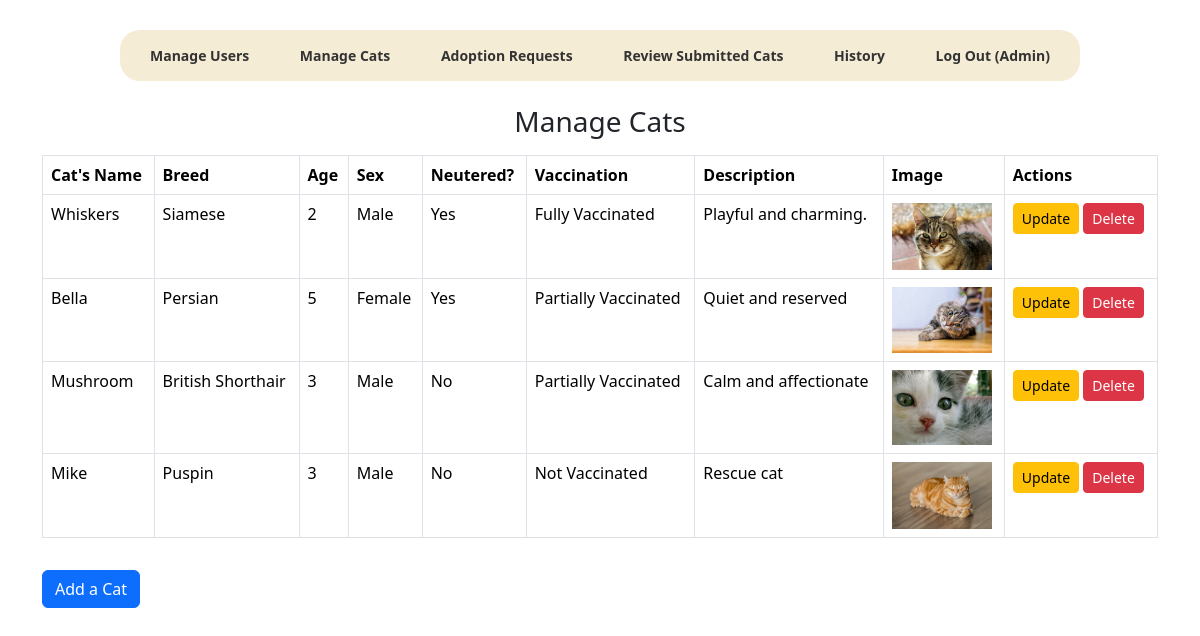
Screenshot of /admin/manage_cats.php with the database file from the repository.
### tables this page shows
CREATE TABLE `cats` (
  `id` int(11) NOT NULL,
  `name` varchar(100) NOT NULL,
  `breed` varchar(100) DEFAULT NULL,
  `age` int(11) NOT NULL,
  `sex` enum('Male','Female') NOT NULL,
  `neutered` enum('Yes','No') NOT NULL,
  `vaccination` enum('Fully Vaccinated','Partially Vaccinated','Not Vaccinated') NOT NULL,
  `description` text DEFAULT NULL,
  `image` varchar(255) NOT NULL,
  `status` enum('Available','Adopted') NOT NULL DEFAULT 'Available'
);

### admin/manage_cats.php (the view, shortened to what this page needs)
<?php include("nav.php"); ?>
<?php include("connections.php"); ?>
<div class="container mt-4">
    <h3 class="text-center">Manage Cats</h3>
    <table class='table table-bordered mt-3'>
        <thead>
            <tr>
                <th>Cat's Name</th>
                <th>Breed</th>
                <th>Age</th>
                <th>Sex</th>
                <th>Neutered?</th>
                <th>Vaccination</th>
                <th>Description</th>
                <th>Image</th>
				<th>Actions</th>
            </tr>
        </thead>
        <tbody>
            <?php
            $view_query = mysqli_query($connections, "SELECT * FROM cats WHERE status='Available'");
            while ($row = mysqli_fetch_assoc($view_query)) {
                $user_id = $row["id"];
                $db_name = $row["name"];
                $db_breed = $row["breed"];
                $db_age = $row["age"];
                $db_sex = $row["sex"];
                $db_neutered = $row["neutered"];
                $db_vaccination = $row["vaccination"];
                $db_description = $row["description"];
                $image       = htmlspecialchars($row['image']);
                echo "
                <tr>
                    <td>$db_name</td>
                    <td>$db_breed</td>
                    <td>$db_age</td>
                    <td>$db_sex</td>
                    <td>$db_neutered</td>
                    <td>$db_vaccination</td>
                    <td>$db_description</td>
                    <td><img src='../$image' alt='Cat Image' style='width: 100px; height: auto;'></td>
                    <td>
                        <a href='update_cats.php?id=$user_id' class='btn btn-warning btn-sm'>Update</a>
                        <button class='btn btn-danger btn-sm' data-bs-toggle='modal' data-bs-target='#confirmDeleteModal' data-id='$user_id'>Delete</button>
                    </td>
                </tr>";
            }
            ?>
        </tbody>
    </table>
	<a href="add_cat.php" class="btn btn-primary mt-3">Add a Cat</a>
</div>

### rows the page displays
cats: name "Whiskers", breed "Siamese", age "2", sex "Male", neutered "Yes", vaccination "Fully Vaccinated", description "Playful and charming.", image (picture)
cats: name "Bella", breed "Persian", age "5", sex "Female", neutered "Yes", vaccination "Partially Vaccinated", description "Quiet and reserved", image (picture)
cats: name "Mushroom", breed "British Shorthair", age "3", sex "Male", neutered "No", vaccination "Partially Vaccinated", description "Calm and affectionate", image (picture)
cats: name "Mike", breed "Puspin", age "3", sex "Male", neutered "No", vaccination "Not Vaccinated", description "Rescue cat", image (picture)
